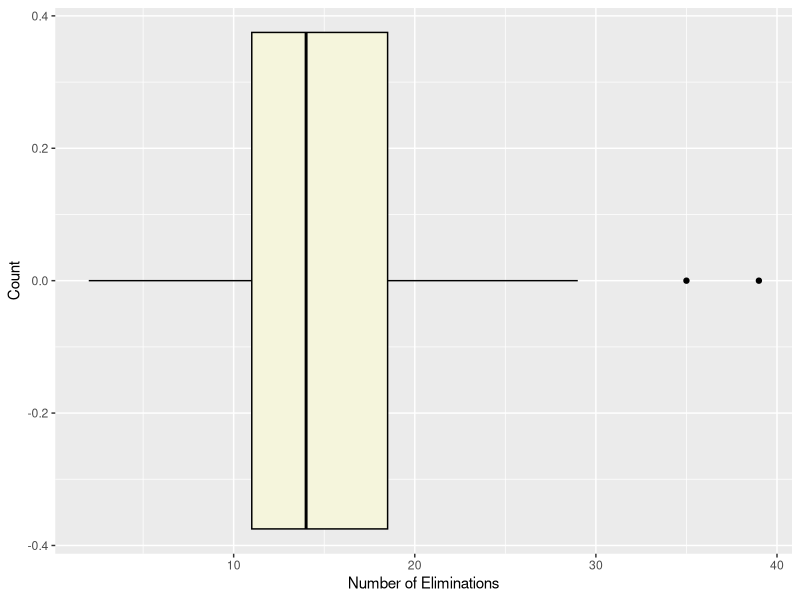

Source code (R):
## ---- chunk 1
knitr::opts_chunk$set(echo = TRUE)
## ---- chunk 2
library(readxl)
library(tidyverse)
data <- read_xlsx("CODGames2_mp.xlsx")
## ---- chunk 3
head(data)
str(data)

# Summary statistics for a categorial variable: "PrimaryWeapon"
PrimaryWeapon <- data$PrimaryWeapon
table(PrimaryWeapon)
prop.table(table(PrimaryWeapon))

# Summary statistics for a quantitative variable: "PrimaryWeapon"
Eliminations <- data$Eliminations
summary(Eliminations)
mean(Eliminations, na.rm = TRUE)
median(Eliminations, na.rm = TRUE)
max(Eliminations, na.rm = TRUE)
sd(Eliminations, na.rm = TRUE)

# Data visualization for "PrimaryWeapon"
data |>
  ggplot(aes(x = Eliminations)) +
  geom_boxplot(fill = "beige", color = "black") + 
  labs(x = "Number of Eliminations", y = "Count")
